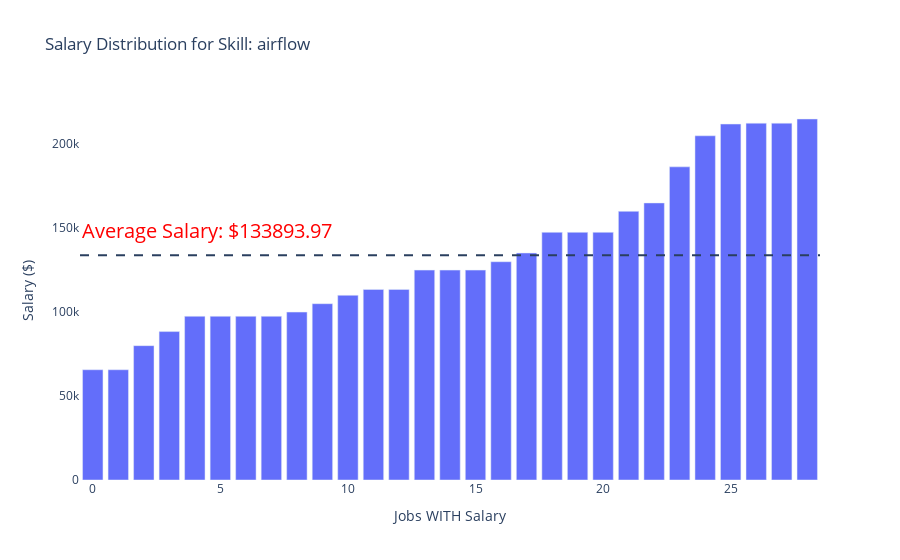
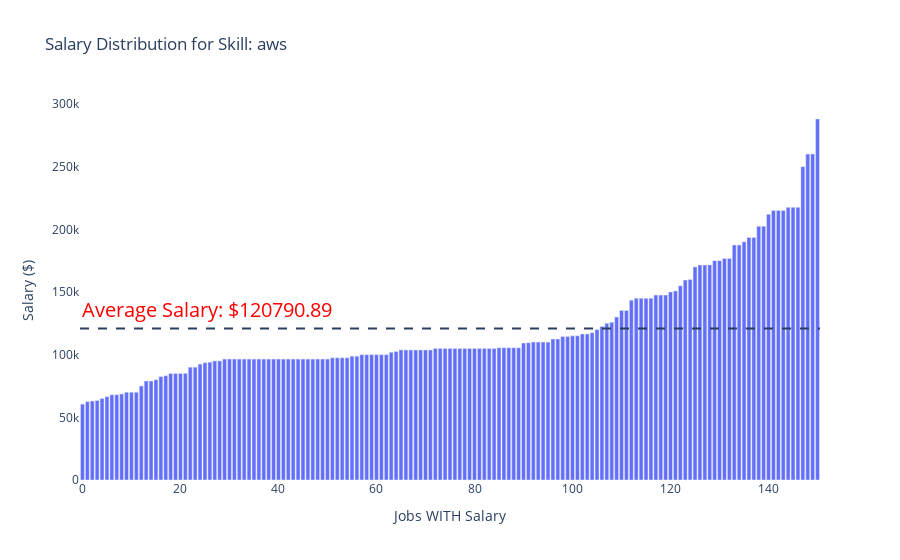
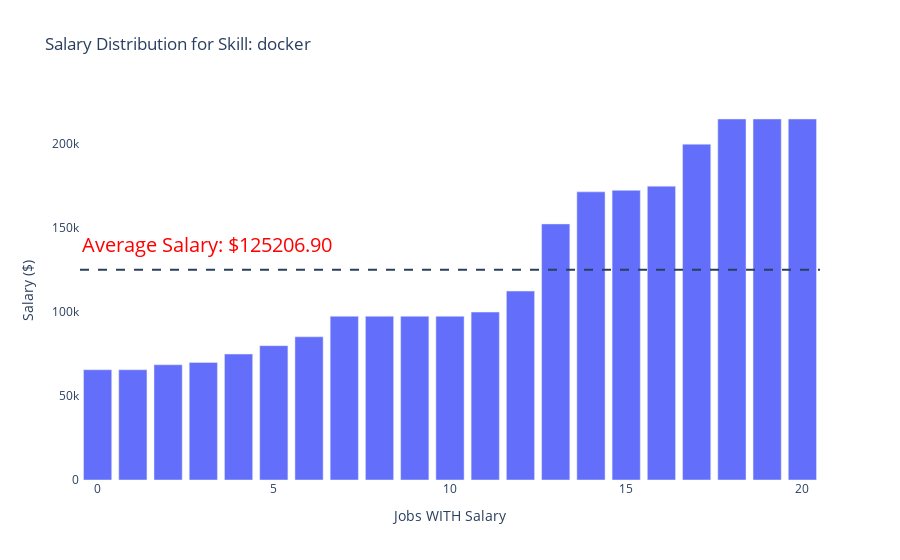

These figures' notebook cell, in order:
### Code cell
# Get the top skills sorted alphabetically
sorted_skills = sorted(top_skills_df['skill'].unique())

# Interactive dropdown widget
skill_selector = widgets.Dropdown(
    options=sorted_skills,
    description='Skill:'
)

# Display the widget
widgets.interactive(interactive_skill_salary, skill=skill_selector)

### Figure 1 — Plotly figure (JSON) as saved in the notebook; plotly's stock layout.template omitted (floating-point values rounded to 4 significant figures)
{"data": [{"alignmentgroup": "True", "customdata": [[["docker", "excel", "snowflake", "airflow", "postgresql"], "Renaissance"], [["docker", "excel", "snowflake", "airflow", "postgresql"], "Renaissance"], [["redshift", "predictive", "ggplot2", "linux/unix", "docker", "tableau", "gcp", "python", "sql", "snowflake", "airflow", "bigquery", "matplotlib", "aws", "postgresql"], "Motionworks International"], [["snowflake", "sap", "airflow", "python", "alteryx", "sql"], "Rangam Consultants Inc."], [["redshift", "docker", "shell", "linux", "go", "pandas", "ec2", "python", "sql", "ssis", "sas", "airflow", "s3", "git", "pyspark", "github", "aws", "postgresql"], "Validate Health"], [["redshift", "docker", "shell", "linux", "go", "pandas", "ec2", "python", "sql", "ssis", "sas", "airflow", "s3", "git", "pyspark", "github", "aws", "postgresql"], "Validate Health"], [["redshift", "docker", "shell", "linux", "go", "pandas", "ec2", "python", "sql", "ssis", "sas", "airflow", "s3", "git", "pyspark", "github", "aws", "postgresql"], "Validate Health"], [["redshift", "docker", "shell", "linux", "go", "pandas", "ec2", "python", "sql", "ssis", "sas", "airflow", "s3", "git", "pyspark", "github", "aws", "postgresql"], "Validate Health"], [["gcp", "power_bi", "sql", "nosql", "airflow", "looker", "pyspark", "none"], "Walmart"], [["ssis", "t-sql", "airflow", "python", "aws", "powershell", "sql", "ssrs"], "Realtime Recruitment"], [["gcp", "azure", "redshift", "c++", "nosql", "ec2", "postgres", "airflow", "scala", "python", "hadoop", "aws", "sql", "java"], "TekStream Solutions"], [["redshift", "tableau", "python", "sql", "snowflake", "airflow", "looker", "bigquery", "azure"], "Restaurant365"], [["redshift", "tableau", "python", "sql", "snowflake", "airflow", "looker", "bigquery", "azure"], "Restaurant365"], [["redshift", "shell", "python", "sql", "airflow", "bigquery"], "Wellth"], [["python", "sql", "r", "bash", "airflow", "looker", "bigquery", "amazon", "postgresql"], "hims & hers"], [["redshift", "shell", "python", "sql", "airflow", "bigquery"], "Wellth"], [["airflow", "python", "aws", "golang"], "Lawrence Harvey"], [["airflow", "aws", "power_bi", "sql"], "Steneral Consulting"], [["airflow", "python", "aws", "crystal", "splunk", "sql"], "Dark Wolf Solutions"], [["airflow", "python", "aws", "crystal", "splunk", "sql"], "Dark Wolf Solutions"], [["redshift", "hadoop", "python", "sql", "snowflake", "airflow", "bigquery", "s3", "aws"], "Redox"], [["redshift", "tableau", "go", "python", "sql", "r", "snowflake", "c++", "nosql", "airflow", "looker", "bigquery", "alteryx", "s3", "java", "amazon", "typescript", "aws", "mongodb", "postgresql"], "Esusu"], [["redshift", "tableau", "python", "sql", "snowflake", "airflow", "looker", "bigquery", "git"], "Vouch Insurance"], [["predictive", "tableau", "python", "sql", "r", "airflow"], "Airbnb"], [["tableau", "python", "sql", "snowflake", "airflow"], "SoFi"], [["redshift", "python", "r", "airflow", "looker", "aws"], "Carta"], [["hadoop", "python", "sql", "r", "airflow"], "Airbnb"], [["hadoop", "python", "sql", "r", "airflow"], "Airbnb"], [["tensorflow", "python", "sql", "airflow", "pytorch"], "Airbnb"]], "hovertemplate": "<b>%{customdata[1]}</b><br><br><b>Avg Salary:</b> %{y:$,.2f}<br><b>Skills:</b> %{customdata[0]}<br><extra></extra>", "legendgroup": "", "marker": {"color": "#636efa", "pattern": {"shape": ""}}, "name": "", "offsetgroup": "", "orientation": "v", "showlegend": false, "textposition": "auto", "type": "bar", "x": [0, 1, 2, 3, 4, 5, 6, 7, 8, 9, 10, 11, 12, 13, 14, 15, 16, 17, 18, 19, 20, 21, 22, 23, 24, 25, 26, 27, 28], "xaxis": "x", "y": [65660.0, 65660.0, 80000, 88400, 97500, 97500, 97500, 97500, 100000, 105000, 110000, 113500, 113500, 125000, 125000, 125000, 130000, 135200, 147500, 147500, 147500, 160000, 165000, 186500, 205000, 212000, 212500, 212500, 215000], "yaxis": "y"}], "layout": {"annotations": [{"font": {"color": "red", "size": 20}, "showarrow": false, "text": "Average Salary: $133893.97", "x": 0, "xref": "paper", "y": 148900.0, "yref": "y"}], "autosize": true, "barmode": "relative", "hovermode": "closest", "legend": {"tracegroupgap": 0}, "plot_bgcolor": "white", "shapes": [{"line": {"dash": "dash"}, "type": "line", "x0": 0, "x1": 1, "xref": "paper", "y0": 133900.0, "y1": 133900.0, "yref": "y"}], "showlegend": false, "title": {"text": "Salary Distribution for Skill: airflow"}, "xaxis": {"anchor": "y", "domain": [0, 1], "title": {"text": "Jobs WITH Salary"}}, "yaxis": {"anchor": "x", "domain": [0, 1], "title": {"text": "Salary ($)"}}}}

### Figure 2 — Plotly figure (JSON) as saved in the notebook; plotly's stock layout.template omitted (floating-point values rounded to 4 significant figures; data arrays with more than 128 entries replaced by an {"elided": "..."} marker saying what was removed)
{"data": [{"alignmentgroup": "True", "customdata": [[["predictive", "go", "python", "sql", "r", "spss", "aws", "none"], "TRILLIUM HEALTH RESOURCES"], [["excel", "aws", "sql"], "Capital Rx"], [["hadoop", "sql", "excel", "snowflake", "microstrategy", "aws"], "Cox Communications"], [["aws", "regression"], "Upwork"], [["hadoop", "gcp", "python", "sql", "snowflake", "power_bi", "azure", "aws"], "GBank"], [["sas", "python", "aws", "s3", "sql", "qlik"], "Peraton"], [["python", "predictive", "aws", "tableau", "sql"], "The Hertz Corporation"], [["predictive", "sql", "spss", "power_bi", "aws", "none"], "TRILLIUM HEALTH RESOURCES"], [["snowflake", "sas", "azure", "python", "aws", "docker", "sql"], "Vastek Inc."], [["sharepoint", "atlassian", "sql", "aws", "qlik"], "Tripoint Solutions"], [["amazon", "python", "aws", "sql", "r", "excel"], "Stand Up Wireless"], [["sharepoint", "atlassian", "sql", "aws", "qlik"], "Tripoint Solutions"], [["redshift", "tableau", "sql", "power_bi", "aws"], "LendingUSA"], [["hadoop", "sql", "excel", "snowflake", "microstrategy", "aws"], "Cox Communications"], [["hadoop", "sql", "excel", "snowflake", "microstrategy", "aws"], "Cox Communications"], [["redshift", "predictive", "ggplot2", "linux/unix", "docker", "tableau", "gcp", "python", "sql", "snowflake", "airflow", "bigquery", "matplotlib", "aws", "postgresql"], "Motionworks International"], [["python", "aws", "power_bi"], "Madison Energy Investments"], [["aws", "sql", "python", "azure", "excel"], "RAPS Consulting Inc"], [["go", "redshift", "aws", "tableau", "sql"], "Orbis"], [["python", "aws", "power_bi", "powerpoint", "tableau", "sql", "postgresql"], "Robert Half"], [["redshift", "tableau", "mysql", "python", "sql", "looker", "power_bi", "aws", "postgresql"], "Sezzle"], [["redshift", "javascript", "tableau", "gcp", "python", "sql", "r", "excel", "sas", "looker", "power_bi", "microstrategy", "html", "azure", "aws"], "Comcast Advertising"], [["sas", "postgres", "python", "power_bi", "aws", "s3", "tableau", "sql"], "Akkodis"], [["python", "r", "jira", "git", "java", "pyspark", "aws"], "Nav Technologies"], [["aws", "sql"], "Sift Healthcare"], [["sharepoint", "azure", "vba", "excel", "aws", "power_bi", "sql"], "CRG"], [["aws", "tableau", "java"], "NXP Semiconductors"], [["bitbucket", "mysql", "python", "sql", "looker", "amazon", "aws"], "Timely MD"], [["amazon", "sharepoint", "predictive", "hadoop", "aws", "postgresql"], "rays technologies"], [["hadoop", "sql", "excel", "snowflake", "microstrategy", "aws"], "Cox Communications"], [["hadoop", "sql", "excel", "snowflake", "microstrategy", "aws"], "COX Enterprises"], [["hadoop", "sql", "excel", "snowflake", "microstrategy", "aws"], "Cox Communications"], [["hadoop", "sql", "excel", "snowflake", "microstrategy", "aws"], "COX Enterprises"], [["predictive", "tableau", "sql", "excel", "snowflake", "microstrategy", "aws"], "Cox Communications"], [["hadoop", "sql", "excel", "snowflake", "microstrategy", "aws"], "Cox Communications"], [["predictive", "tableau", "sql", "excel", "snowflake", "microstrategy", "aws"], "Cox Communications"], [["hadoop", "sql", "excel", "snowflake", "microstrategy", "aws"], "Cox Communications"], [["predictive", "tableau", "sql", "excel", "snowflake", "microstrategy", "aws"], "Cox Communications"], [["hadoop", "sql", "excel", "snowflake", "microstrategy", "aws"], "Cox Communications"], [["redshift", "tableau", "power_bi", "sql", "snowflake", "looker", "bigquery", "microstrategy", "azure", "aws"], "Cox Automotive"], [["hadoop", "sql", "excel", "snowflake", "microstrategy", "aws"], "Cox Communications"], [["hadoop", "sql", "excel", "snowflake", "microstrategy", "aws"], "Cox Communications"], [["predictive", "tableau", "sql", "excel", "snowflake", "microstrategy", "aws"], "Cox Communications"], [["predictive", "tableau", "sql", "excel", "snowflake", "microstrategy", "aws"], "Cox Communications"], [["predictive", "tableau", "sql", "excel", "snowflake", "microstrategy", "aws"], "Cox Communications"], [["hadoop", "sql", "excel", "snowflake", "microstrategy", "aws"], "Cox Communications"], [["hadoop", "sql", "excel", "snowflake", "microstrategy", "aws"], "Cox Communications"], [["hadoop", "sql", "excel", "snowflake", "microstrategy", "aws"], "Cox Communications"], [["hadoop", "sql", "excel", "snowflake", "microstrategy", "aws"], "Cox Communications"], [["hadoop", "sql", "excel", "snowflake", "microstrategy", "aws"], "Cox Communications"], [["hadoop", "sql", "excel", "snowflake", "microstrategy", "aws"], "Cox Communications"], [["redshift", "docker", "shell", "linux", "go", "pandas", "ec2", "python", "sql", "ssis", "sas", "airflow", "s3", "git", "pyspark", "github", "aws", "postgresql"], "Validate Health"], [["redshift", "docker", "shell", "linux", "go", "pandas", "ec2", "python", "sql", "ssis", "sas", "airflow", "s3", "git", "pyspark", "github", "aws", "postgresql"], "Validate Health"], [["redshift", "docker", "shell", "linux", "go", "pandas", "ec2", "python", "sql", "ssis", "sas", "airflow", "s3", "git", "pyspark", "github", "aws", "postgresql"], "Validate Health"], [["redshift", "docker", "shell", "linux", "go", "pandas", "ec2", "python", "sql", "ssis", "sas", "airflow", "s3", "git", "pyspark", "github", "aws", "postgresql"], "Validate Health"], [["aws", "sql"], "Consultis"], [["snowflake", "python", "aws", "sql", "qlik"], "Steneral Consulting"], [["docker", "tableau", "python", "sql", "r", "snowflake", "sas", "looker", "aws", "postgresql"], "Ginkgo Bioworks"], [["tableau", "bitbucket", "python", "power_bi", "sql", "excel", "snowflake", "github", "azure", "aws"], "Network Coverage"], [["outlook", "predictive", "tableau", "word", "python", "sql", "r", "excel", "power_bi", "powerpoint", "azure", "aws", "none", "regression"], "General Dynamics Information Technology"], [["outlook", "predictive", "tableau", "word", "python", "sql", "r", "excel", "power_bi", "powerpoint", "azure", "aws", "none", "regression"], "General Dynamics Information Technology"], [["ssis", "python", "vba", "aws", "mssql", "tableau", "sql", "ssrs", "excel"], "Storm3"], [["ssis", "python", "vba", "aws", "mssql", "tableau", "sql", "ssrs", "excel"], "Storm3"], [["aws", "sql"], "KONNECTINGTREE INC"], [["redshift", "ec2", "python", "aws", "sql", "r"], "Humans Doing"], [["tableau", "python", "sql", "r", "excel", "snowflake", "power_bi", "amazon", "azure", "aws"], "EDWARD JONES"], [["tableau", "python", "sql", "r", "excel", "snowflake", "power_bi", "amazon", "azure", "aws"], "EDWARD JONES"], [["tableau", "python", "sql", "r", "excel", "snowflake", "power_bi", "amazon", "azure", "aws"], "EDWARD JONES"], [["tableau", "python", "sql", "r", "excel", "snowflake", "power_bi", "amazon", "azure", "aws"], "EDWARD JONES"], [["tableau", "python", "sql", "r", "excel", "snowflake", "power_bi", "amazon", "azure", "aws"], "EDWARD JONES"], [["tableau", "python", "sql", "r", "excel", "snowflake", "power_bi", "amazon", "azure", "aws"], "EDWARD JONES"], [["tableau", "python", "sql", "r", "excel", "snowflake", "power_bi", "amazon", "azure", "aws"], "EDWARD JONES"], [["redshift", "sap", "tableau", "mysql", "sql", "sas", "looker", "spss", "alteryx", "power_bi", "s3", "amazon", "cognos", "aws"], "VF Corporation"], [["redshift", "python", "aws", "tableau", "sql", "qlik", "r", "excel"], "Vista Global Solutions, LLC"], [["aws"], "Addison Group"], [["pandas", "classification", "python", "aws", "numpy", "regression", "clustering"], "Somos, Inc."], [["nosql", "aws"], "Mentor Talent Acquisition"], [["nosql", "aws"], "Mentor Talent Acquisition"], [["snowflake", "gcp", "azure", "looker", "python", "bigquery", "power_bi", "aws", "tableau", "sql"], "The Randy Neuringer Co., LLC."], [["nosql", "aws"], "Mentor Talent Acquisition"], [["nosql", "aws"], "Mentor Talent Acquisition"], [["ssis", "t-sql", "airflow", "python", "aws", "powershell", "sql", "ssrs"], "Realtime Recruitment"], [["nosql", "aws"], "Mentor Talent Acquisition"], [["nosql", "aws"], "Mentor Talent Acquisition"], [["nosql", "aws"], "Mentor Talent Acquisition"], [["javascript", "s3", "aws"], "Cox Communications"], [["javascript", "s3", "aws"], "Cox Communications"], [["javascript", "s3", "aws"], "Cox Communications"], [["javascript", "s3", "aws"], "Cox Communications"], [["javascript", "s3", "aws"], "Cox Communications"], [["go", "pyspark", "looker", "aws"], "The Judge Group"], [["c", "tableau", "go", "python", "power_bi", "sql", "r", "excel", "aws"], "Guidewire Software"], [["mysql", "looker", "aws", "sql"], "SpringbokIT"], [["gcp", "azure", "redshift", "c++", "nosql", "ec2", "postgres", "airflow", "scala", "python", "hadoop", "aws", "sql", "java"], "TekStream Solutions"], [["go", "redshift", "bigquery", "aws"], "Source Select Group"], [["redshift", "aws", "jira", "tableau", "sql"], "Crain Communications"], [["docker", "gcp", "python", "sql", "nosql", "no-sql", "java", "scala", "aws"], "Rhythmos"], [["amazon", "tensorflow", "nosql", "python", "hadoop", "aws", "power_bi", "plotly", "s3", "sql"], "Archon Resources"], [["pyspark", "python", "aws", "sql"], "Pyramid Consulting, Inc."], [["aws"], "Innova Solutions"], [["redshift", "python", "aws", "s3", "sql"], "Acunor"], [["sap", "go", "sql", "java", "aws"], "Oracle Corporation"], [["predictive", "swift", "tableau", "sql", "r", "snowflake", "microstrategy", "aws", "regression"], "Cox Communications"], [["predictive", "swift", "tableau", "sql", "r", "snowflake", "microstrategy", "aws", "regression"], "Cox Communications"], [["python", "predictive", "aws", "s3", "postgresql"], "Motion Recruitment"], [["tableau", "python", "sql", "r", "looker", "aws"], "Hotel Engine"], [["redshift", "python", "aws", "sql"], "RightPro Staffing"], [["pandas", "redshift", "scala", "python", "aws", "numpy", "sql"], "Techveda Inc"], [["c", "tableau", "python", "sql", "r", "excel", "power_bi", "gitlab", "github", "aws"], "Mercury Insurance"], [["airflow", "python", "aws", "golang"], "Lawrence Harvey"], [["power_bi", "aws", "tableau", "sql"], "AceTech Group"], [["airflow", "aws", "power_bi", "sql"], "Steneral Consulting"], [["tableau", "pandas", "python", "power_bi", "sql", "looker", "s3", "aws"], "Dynamo"], [["scala", "aws", "java", "postgresql"], "Signify Technology"], [["pandas", "python", "aws", "numpy", "sql", "clustering"], "Alldus"], [["pandas", "python", "aws", "sql", "postgresql"], "Alldus"], [["pandas", "python", "aws", "numpy", "sql", "clustering"], "Alldus"], [["redshift", "hadoop", "python", "sql", "snowflake", "airflow", "bigquery", "s3", "aws"], "Redox"], [["airflow", "python", "aws", "crystal", "splunk", "sql"], "Dark Wolf Solutions"], [["airflow", "python", "aws", "crystal", "splunk", "sql"], "Dark Wolf Solutions"], [["gcp", "azure", "scala", "python", "hadoop", "aws", "git", "java", "sql"], "The Judge Group"], [["html", "github", "javascript", "css", "aws", "php", "git"], "Insight Global"], [["gcp", "azure", "python", "aws", "sql"], "Parallel Consulting"], [["tableau", "python", "sql", "alteryx", "aws"], "JPMorgan Chase Bank, N.A."], [["redshift", "tableau", "go", "python", "sql", "r", "snowflake", "c++", "nosql", "airflow", "looker", "bigquery", "alteryx", "s3", "java", "amazon", "typescript", "aws", "mongodb", "postgresql"], "Esusu"], [["snowflake", "gcp", "azure", "redshift", "python", "aws", "sql", "r"], "Snow Fox Data, a Division of Excelion Partners"], [["python", "aws", "jira", "java", "sql"], "Veear Projects Inc."], [["azure", "python", "predictive", "hadoop", "aws", "power_bi", "tableau", "sql", "r"], "Upwork"], [["prediction", "predictive", "docker", "python", "snowflake", "amazon", "aws"], "VanderHouwen"], [["redshift", "redis", "hadoop", "docker", "linux", "pandas", "mysql", "unix/linux", "python", "sql", "git", "java", "pyspark", "amazon", "azure", "aws", "postgresql", "aurora"], "Lumin Digital"], [["python", "aws"], "Alldus"], [["pandas", "snowflake", "python", "aws", "s3", "sql"], "Excelon Solutions"], [["azure", "spreadsheet", "aws", "power_bi", "sql"], "TEKsystems"], [["c++", "nosql", "python", "aws"], "C2R Ventures"], [["gcp", "azure", "python", "predictive", "hadoop", "aws", "sql", "r"], "Selby Jennings"], [["predictive", "python", "s3", "aws", "regression"], "Mavent Analytics"], [["hadoop", "gcp", "python", "sql", "excel", "java", "azure", "scala", "aws"], "Databricks"], [["hadoop", "gcp", "python", "sql", "excel", "java", "azure", "scala", "aws"], "Databricks"], [["c", "pandas", "python", "sql", "assembly", "aws"], "Guru"], [["c", "pandas", "python", "sql", "assembly", "aws"], "Guru"], [["redshift", "python", "r", "airflow", "looker", "aws"], "Carta"], [["predictive", "docker", "python", "s3", "aws", "regression"], "Mavent Analytics"], [["predictive", "docker", "python", "s3", "aws", "regression"], "Mavent Analytics"], [["predictive", "docker", "python", "s3", "aws", "regression"], "Mavent Analytics"], [["python", "aws", "s3", "java", "excel"], "Captivation Software"], [["python", "aws", "s3", "java", "excel"], "Captivation Software"], [["python", "aws", "s3", "java", "excel"], "Captivation Software"], [["classification", "gcp", "c", "c++", "prediction", "python", "predictive", "aws", "java", "sql", "clustering"], "Storm5"], [["snowflake", "c++", "scala", "python", "aws", "s3", "java", "sql"], "BICP"], [["snowflake", "c++", "scala", "python", "aws", "s3", "java", "sql"], "BICP"], [["redshift", "predictive", "tableau", "matlab", "ec2", "python", "power_bi", "sql", "r", "snowflake", "sas", "nosql", "s3", "azure", "aws", "qlik"], "Teradata"]], "hovertemplate": "<b>%{customdata[1]}</b><br><br><b>Avg Salary:</b> %{y:$,.2f}<br><b>Skills:</b> %{customdata[0]}<br><extra></extra>", "legendgroup": "", "marker": {"color": "#636efa", "pattern": {"shape": ""}}, "name": "", "offsetgroup": "", "orientation": "v", "showlegend": false, "textposition": "auto", "type": "bar", "x": {"elided": "151 int values"}, "xaxis": "x", "y": {"elided": "151 float values"}, "yaxis": "y"}], "layout": {"annotations": [{"font": {"color": "red", "size": 20}, "showarrow": false, "text": "Average Salary: $120790.89", "x": 0, "xref": "paper", "y": 135800.0, "yref": "y"}], "autosize": true, "barmode": "relative", "hovermode": "closest", "legend": {"tracegroupgap": 0}, "plot_bgcolor": "white", "shapes": [{"line": {"dash": "dash"}, "type": "line", "x0": 0, "x1": 1, "xref": "paper", "y0": 120800.0, "y1": 120800.0, "yref": "y"}], "showlegend": false, "title": {"text": "Salary Distribution for Skill: aws"}, "xaxis": {"anchor": "y", "domain": [0, 1], "title": {"text": "Jobs WITH Salary"}}, "yaxis": {"anchor": "x", "domain": [0, 1], "title": {"text": "Salary ($)"}}}}

### Figure 3 — Plotly figure (JSON) as saved in the notebook; plotly's stock layout.template omitted (floating-point values rounded to 4 significant figures)
{"data": [{"alignmentgroup": "True", "customdata": [[["docker", "excel", "snowflake", "airflow", "postgresql"], "Renaissance"], [["docker", "excel", "snowflake", "airflow", "postgresql"], "Renaissance"], [["snowflake", "sas", "azure", "python", "aws", "docker", "sql"], "Vastek Inc."], [["javascript", "docker", "jira", "selenium", "java", "sql"], "Codersdata"], [["classification", "docker", "pandas", "python", "power_bi", "sql", "matplotlib", "numpy", "git", "seaborn", "pyspark", "github", "mongodb", "postgresql"], "DISYS"], [["redshift", "predictive", "ggplot2", "linux/unix", "docker", "tableau", "gcp", "python", "sql", "snowflake", "airflow", "bigquery", "matplotlib", "aws", "postgresql"], "Motionworks International"], [["python", "docker", "git", "sql"], "Upwork"], [["redshift", "docker", "shell", "linux", "go", "pandas", "ec2", "python", "sql", "ssis", "sas", "airflow", "s3", "git", "pyspark", "github", "aws", "postgresql"], "Validate Health"], [["redshift", "docker", "shell", "linux", "go", "pandas", "ec2", "python", "sql", "ssis", "sas", "airflow", "s3", "git", "pyspark", "github", "aws", "postgresql"], "Validate Health"], [["redshift", "docker", "shell", "linux", "go", "pandas", "ec2", "python", "sql", "ssis", "sas", "airflow", "s3", "git", "pyspark", "github", "aws", "postgresql"], "Validate Health"], [["redshift", "docker", "shell", "linux", "go", "pandas", "ec2", "python", "sql", "ssis", "sas", "airflow", "s3", "git", "pyspark", "github", "aws", "postgresql"], "Validate Health"], [["docker", "tableau", "python", "sql", "r", "snowflake", "sas", "looker", "aws", "postgresql"], "Ginkgo Bioworks"], [["docker", "gcp", "python", "sql", "nosql", "no-sql", "java", "scala", "aws"], "Rhythmos"], [["docker", "sql", "gitlab"], "Lawrence Harvey"], [["prediction", "predictive", "docker", "python", "snowflake", "amazon", "aws"], "VanderHouwen"], [["classification", "tensorflow", "prediction", "docker", "pytorch", "git"], "Tempus"], [["redshift", "redis", "hadoop", "docker", "linux", "pandas", "mysql", "unix/linux", "python", "sql", "git", "java", "pyspark", "amazon", "azure", "aws", "postgresql", "aurora"], "Lumin Digital"], [["docker"], "Engtal"], [["predictive", "docker", "python", "s3", "aws", "regression"], "Mavent Analytics"], [["predictive", "docker", "python", "s3", "aws", "regression"], "Mavent Analytics"], [["predictive", "docker", "python", "s3", "aws", "regression"], "Mavent Analytics"]], "hovertemplate": "<b>%{customdata[1]}</b><br><br><b>Avg Salary:</b> %{y:$,.2f}<br><b>Skills:</b> %{customdata[0]}<br><extra></extra>", "legendgroup": "", "marker": {"color": "#636efa", "pattern": {"shape": ""}}, "name": "", "offsetgroup": "", "orientation": "v", "showlegend": false, "textposition": "auto", "type": "bar", "x": [0, 1, 2, 3, 4, 5, 6, 7, 8, 9, 10, 11, 12, 13, 14, 15, 16, 17, 18, 19, 20], "xaxis": "x", "y": [65660.0, 65660.0, 68640, 70000, 75000, 80000, 85280, 97500, 97500, 97500, 97500, 100000, 112500, 152500, 171600, 172500, 175000, 200000, 215000, 215000, 215000], "yaxis": "y"}], "layout": {"annotations": [{"font": {"color": "red", "size": 20}, "showarrow": false, "text": "Average Salary: $125206.90", "x": 0, "xref": "paper", "y": 140200.0, "yref": "y"}], "autosize": true, "barmode": "relative", "hovermode": "closest", "legend": {"tracegroupgap": 0}, "plot_bgcolor": "white", "shapes": [{"line": {"dash": "dash"}, "type": "line", "x0": 0, "x1": 1, "xref": "paper", "y0": 125200.0, "y1": 125200.0, "yref": "y"}], "showlegend": false, "title": {"text": "Salary Distribution for Skill: docker"}, "xaxis": {"anchor": "y", "domain": [0, 1], "title": {"text": "Jobs WITH Salary"}}, "yaxis": {"anchor": "x", "domain": [0, 1], "title": {"text": "Salary ($)"}}}}
